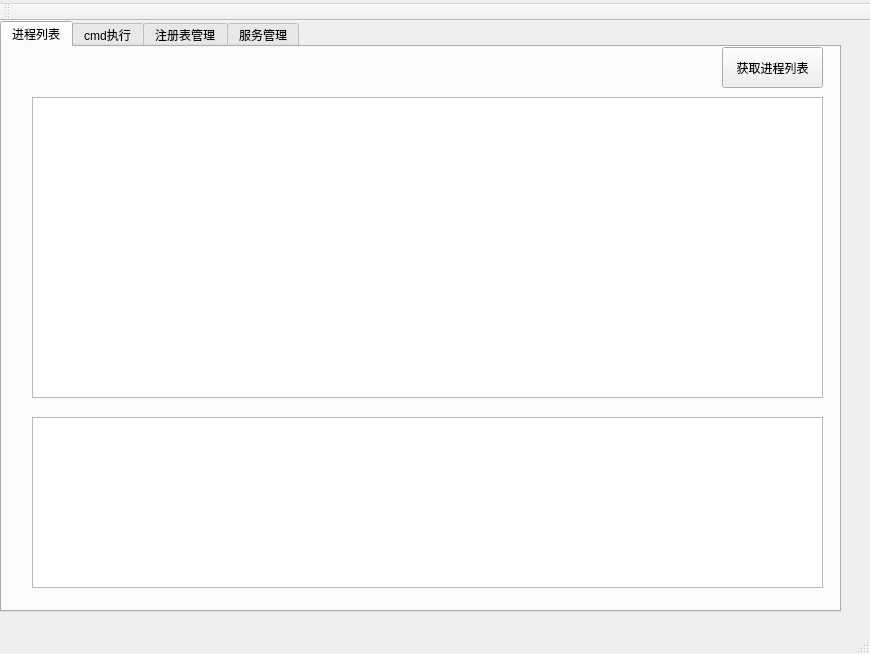
<?xml version="1.0" encoding="UTF-8"?>
<ui version="4.0">
 <class>Pr_M_Wnd</class>
 <widget class="QMainWindow" name="Pr_M_Wnd">
  <property name="geometry">
   <rect>
    <x>0</x>
    <y>0</y>
    <width>870</width>
    <height>654</height>
   </rect>
  </property>
  <property name="windowTitle">
   <string>Pr_M_Wnd</string>
  </property>
  <widget class="QWidget" name="centralWidget">
   <widget class="QTabWidget" name="tabWidget">
    <property name="geometry">
     <rect>
      <x>0</x>
      <y>0</y>
      <width>841</width>
      <height>591</height>
     </rect>
    </property>
    <property name="currentIndex">
     <number>0</number>
    </property>
    <widget class="QWidget" name="tab_task">
     <attribute name="title">
      <string>进程列表</string>
     </attribute>
     <widget class="QPushButton" name="btn_task">
      <property name="geometry">
       <rect>
        <x>720</x>
        <y>0</y>
        <width>101</width>
        <height>41</height>
       </rect>
      </property>
      <property name="text">
       <string>获取进程列表</string>
      </property>
     </widget>
     <widget class="QTableWidget" name="tw_proc">
      <property name="geometry">
       <rect>
        <x>30</x>
        <y>50</y>
        <width>791</width>
        <height>301</height>
       </rect>
      </property>
     </widget>
     <widget class="QTableWidget" name="tw_mod">
      <property name="geometry">
       <rect>
        <x>30</x>
        <y>370</y>
        <width>791</width>
        <height>171</height>
       </rect>
      </property>
     </widget>
    </widget>
    <widget class="QWidget" name="tab_cmd">
     <attribute name="title">
      <string>cmd执行</string>
     </attribute>
     <widget class="QTextEdit" name="te_cmd">
      <property name="geometry">
       <rect>
        <x>30</x>
        <y>90</y>
        <width>781</width>
        <height>431</height>
       </rect>
      </property>
      <property name="font">
       <font>
        <family>Comic Sans MS</family>
       </font>
      </property>
     </widget>
     <widget class="QLineEdit" name="le_cmd">
      <property name="geometry">
       <rect>
        <x>30</x>
        <y>20</y>
        <width>561</width>
        <height>41</height>
       </rect>
      </property>
     </widget>
     <widget class="QPushButton" name="btn_cmd">
      <property name="geometry">
       <rect>
        <x>640</x>
        <y>20</y>
        <width>141</width>
        <height>41</height>
       </rect>
      </property>
      <property name="text">
       <string>执行</string>
      </property>
     </widget>
    </widget>
    <widget class="QWidget" name="tab_reg">
     <attribute name="title">
      <string>注册表管理</string>
     </attribute>
     <widget class="QLineEdit" name="le_reg">
      <property name="geometry">
       <rect>
        <x>20</x>
        <y>30</y>
        <width>641</width>
        <height>41</height>
       </rect>
      </property>
      <property name="text">
       <string>HKEY_CURRENT_USER</string>
      </property>
     </widget>
     <widget class="QPushButton" name="btn_reg">
      <property name="geometry">
       <rect>
        <x>690</x>
        <y>30</y>
        <width>131</width>
        <height>41</height>
       </rect>
      </property>
      <property name="text">
       <string>查询</string>
      </property>
     </widget>
     <widget class="QTreeWidget" name="tr_reg">
      <property name="geometry">
       <rect>
        <x>20</x>
        <y>90</y>
        <width>471</width>
        <height>431</height>
       </rect>
      </property>
      <column>
       <property name="text">
        <string notr="true">1</string>
       </property>
      </column>
     </widget>
     <widget class="QTableView" name="tv_reg">
      <property name="geometry">
       <rect>
        <x>520</x>
        <y>100</y>
        <width>331</width>
        <height>411</height>
       </rect>
      </property>
     </widget>
    </widget>
    <widget class="QWidget" name="tab">
     <attribute name="title">
      <string>服务管理</string>
     </attribute>
     <widget class="QTableView" name="tv_serv">
      <property name="geometry">
       <rect>
        <x>10</x>
        <y>10</y>
        <width>831</width>
        <height>541</height>
       </rect>
      </property>
     </widget>
    </widget>
   </widget>
  </widget>
  <widget class="QMenuBar" name="menuBar">
   <property name="geometry">
    <rect>
     <x>0</x>
     <y>0</y>
     <width>870</width>
     <height>23</height>
    </rect>
   </property>
   <widget class="QMenu" name="menu">
    <property name="title">
     <string/>
    </property>
   </widget>
   <addaction name="menu"/>
  </widget>
  <widget class="QToolBar" name="mainToolBar">
   <attribute name="toolBarArea">
    <enum>TopToolBarArea</enum>
   </attribute>
   <attribute name="toolBarBreak">
    <bool>false</bool>
   </attribute>
  </widget>
  <widget class="QStatusBar" name="statusBar"/>
 </widget>
 <layoutdefault spacing="6" margin="11"/>
 <resources/>
 <connections/>
</ui>
